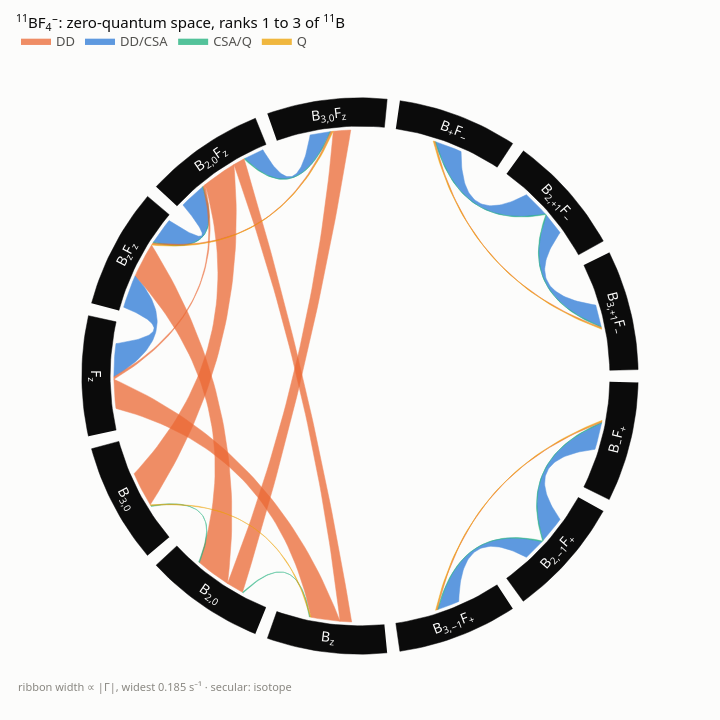

Notebook source saved alongside this figure:
### Code cell
plot_pathways(
    zq, split=True, title="<sup>11</sup>BF<sub>4</sub><sup>−</sup>: zero-quantum space, ranks 1 to 3 of <sup>11</sup>B"
)
